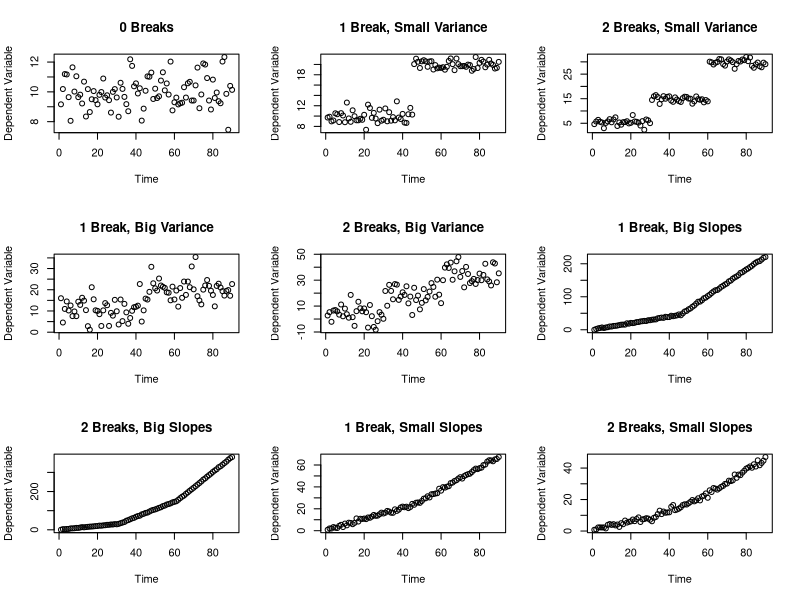

The R source for this figure:
#creating data 
library("strucchange")
time = 1:90


#----------------ZERO---------------- (no breaks)
data_0 = rnorm(90, mean = 10, sd = 1)
test_data_0 = data.frame(time, data_0)
bkpts_0 = breakpoints(test_data_0$data_0 ~ test_data_0$time, breaks = 5, h = 0.1) 

#----------------ONE---------------- (clean sd 1 break)
first = rnorm(45, mean = 10, sd = 1) 
second = rnorm(45, mean = 20, sd = 1) 
data_1 = c(first, second) 
test_data_1 = data.frame(time, data_1) 
bkpts_1 = breakpoints(test_data_1$data_1 ~ test_data_1$time, breaks = 5, h = 0.1) 

#----------------TWO---------------- (clean sd 2 breaks)
first = rnorm(30, mean = 5, sd = 1) 
second = rnorm(30, mean = 15, sd = 1) 
third = rnorm(30, mean = 30, sd = 1) 
data_2 = c(first, second, third) 
test_data_2 = data.frame(time, data_2) 
bkpts_2 = breakpoints(test_data_2$data_2 ~ test_data_2$time, breaks = 5, h = 0.1) 

#----------------THREE---------------- (messy sd 1 break)
first = rnorm(45, mean = 10, sd = 5) 
second = rnorm(45, mean = 20, sd = 5) 
data_3 = c(first, second) 
test_data_3 = data.frame(time, data_3) 
bkpts_3 = breakpoints(test_data_3$data_3 ~ test_data_3$time, breaks = 5, h = 0.1) 

#----------------FOUR---------------- (messy sd 2 breaks)
first = rnorm(30, mean = 5, sd = 6) 
second = rnorm(30, mean = 20, sd = 6) 
third = rnorm(30, mean = 35, sd = 6) 
data_4 = c(first, second, third) 
test_data_4 = data.frame(time, data_4) 
bkpts_4 = breakpoints(test_data_4$data_4 ~ test_data_4$time, breaks = 5, h = 0.1)

#----------------FIVE---------------- (slopes one and 4 )
first = c(1:45)
second = c(seq(46, 224, by = 4))
first = rnorm(length(first), mean=first, sd=1)
second = rnorm(length(second), mean=second, sd=1)
data_5 = c(first, second)
test_data_5 = data.frame(time, data_5)
bkpts_5 = breakpoints(test_data_5$data_5 ~ test_data_5$time, breaks = 5, h = 0.1)

#----------------SIX---------------- (slopes, 1 ,4 ,and 8)
first = c(1:30)
second = c(seq(31,148, by = 4))
third = c(seq(149, 382, by = 8))
first = rnorm(length(first), mean=first, sd=1)
second = rnorm(length(second), mean=second, sd=1)
third = rnorm(length(third), mean=third, sd=1)
data_6 = c(first, second, third)
test_data_6 = data.frame(time, data_6)
bkpts_6 = breakpoints(test_data_6$data_6 ~ test_data_6$time, breaks = 5, h = 0.1)

#----------------SEVEN----------------
first = c(seq(1,23, by = .5))
second = c(24:68)
first = rnorm(length(first), mean=first, sd=1)
second = rnorm(length(second), mean=second, sd=1)
data_7 = c(first, second)
test_data_7 = data.frame(time, data_7)
bkpts_7 = breakpoints(test_data_7$data_7 ~ test_data_7$time, breaks = 5, h = 0.1)

#----------------EIGHT----------------
first = c(seq(1,8.25, by = .25))
second = c(seq(8.5,23, by = .5))
third = c(seq(24, 46, by = .75))
first = rnorm(length(first), mean=first, sd=1)
second = rnorm(length(second), mean=second, sd=1)
third = rnorm(length(third), mean=third, sd=1)
data_8 = c(first, second, third)
test_data_8 = data.frame(time, data_8)
bkpts_8 = breakpoints(test_data_8$data_8 ~ test_data_8$time, breaks = 5, h = 0.1)


#----------------plots---------------- 
par(mfrow=c(3,3))
plot(test_data_0, main = "0 Breaks", xlab="Time", ylab="Dependent Variable")
plot(test_data_1, main = "1 Break, Small Variance", xlab="Time", ylab="Dependent Variable")
plot(test_data_2, main = "2 Breaks, Small Variance", xlab="Time", ylab="Dependent Variable")
plot(test_data_3, main = "1 Break, Big Variance", xlab="Time", ylab="Dependent Variable")
plot(test_data_4, main = "2 Breaks, Big Variance", xlab="Time", ylab="Dependent Variable")
plot(test_data_5, main = "1 Break, Big Slopes", xlab="Time", ylab="Dependent Variable")
plot(test_data_6, main = "2 Breaks, Big Slopes", xlab="Time", ylab="Dependent Variable")
plot(test_data_7, main = "1 Break, Small Slopes", xlab="Time", ylab="Dependent Variable")
plot(test_data_8, main = "2 Breaks, Small Slopes", xlab="Time", ylab="Dependent Variable")
par(mfrow=c(1,1))
